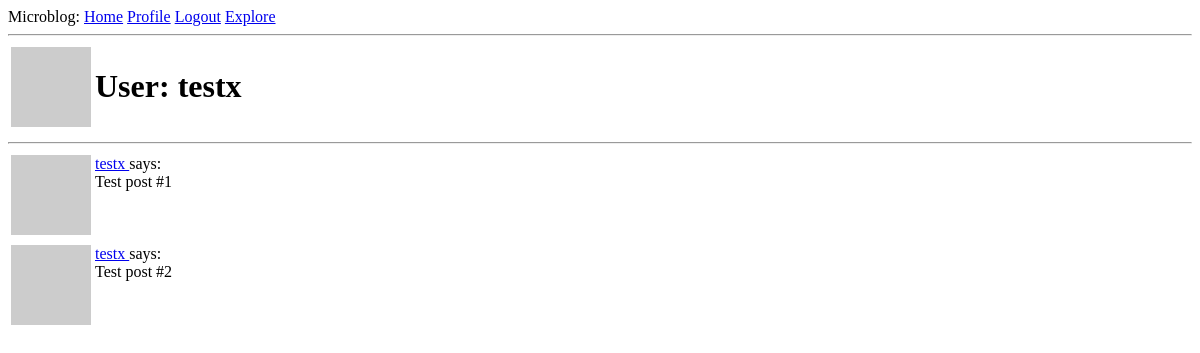
Page /user/testx (signed in) on the earlier database version.
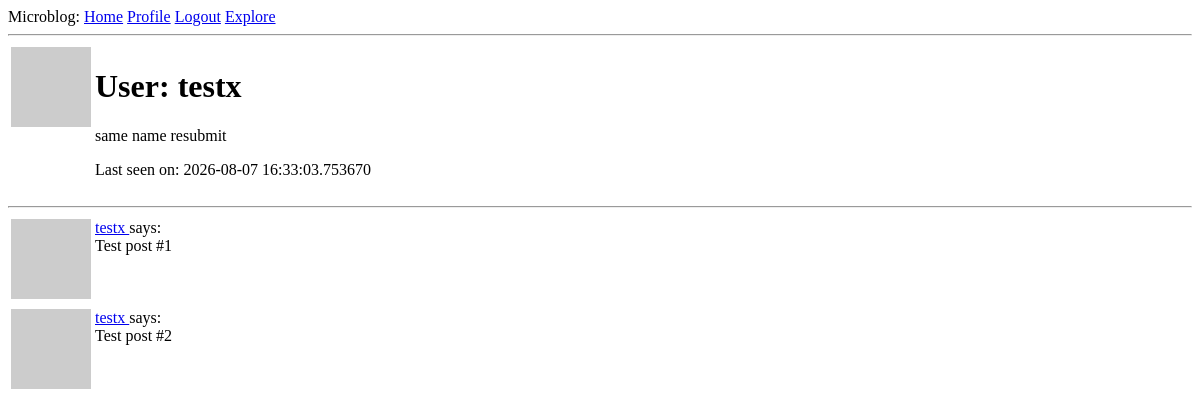
Same page on the later database version.
### app/models.py (models this page shows, shortened)
class User(UserMixin,db.Model):
    id: so.Mapped[int] = so.mapped_column(primary_key=True)
    username: so.Mapped[str] = so.mapped_column (sa.String(64), index=True,
    unique = True)
    email: so.Mapped[str] = so.mapped_column (sa.String(120), index=True,
    unique = True)
    password_hash: so.Mapped[Optional[str]] = so.mapped_column (sa.String(250))
    posts: so.WriteOnlyMapped['Post'] = so.relationship(back_populates='author')
    def avatar(self, size):
        digest = md5(self.email.lower().encode('utf-8')).hexdigest()
        return f'http://www.gravatar.com/avatar/{digest}?d=identicon&s={size}'
    about_me: so.Mapped[Optional[str]] = so.mapped_column(sa.String(140))
    last_seen: so.Mapped[Optional[datetime]] = so.mapped_column(default=lambda: datetime.now(timezone.utc))
    following: so.WriteOnlyMapped['User'] = so.relationship(
        secondary=followers, primaryjoin=(followers.c.follower_id == id),
        secondaryjoin=(followers.c.followed_id == id),
        back_populates='followers')
    followers: so.WriteOnlyMapped['User'] = so.relationship(
        secondary=followers, primaryjoin=(followers.c.followed_id == id),
        secondaryjoin=(followers.c.follower_id == id),
        back_populates='following')

### app/routes.py (the view)
@app.route('/user/<username>') #<> dynamic component added into the decorator so the URL accepts any text in its place
@login_required
def user(username):
    user = db.first_or_404(sa.select(User).where(User.username == username)) #db.first_or_404 is a version of scalar(s)
    posts = [
        {'author': user, 'body': 'Test post #1'},
        {'author': user, 'body': 'Test post #2'}
    ]
    return render_template('user.html', user=user, posts=posts)

### app/models.py (called while the page is built)
@login.user_loader
def load_user(id):
    return db.session.get(User, int(id))

### app/routes.py (called while the page is built)
@app.before_request
def before_request():
    if current_user.is_authenticated:
        current_user.last_seen = datetime.now(timezone.utc)
        db.session.commit()

### app/templates/user.html (shortened to what this page needs)
{% extends "base.html" %}
{% block content %}
    <table>
        <tr valign="top">
            <td><img src="{{ user.avatar(128) }}"></td>
            <td>
                <h1>User: {{ user.username }}</h1>
                {% if user.about_me %}<p>{{ user.about_me }}</p>{% endif %}
                {% if user.last_seen %}<p>Last seen on: {{ user.last_seen }}</p>{% endif %}
            </td>
        </tr>
    </table>
    <hr>
    {% for post in posts %}
          {% include '_post.html' %}
    {% endfor %}
{% endblock %}

### app/templates/_post.html
<table>
    <tr valign="top">
        <td> <img src="{{ post.author.avatar(36) }}"></td>
        <td>
            <a href="{{ url_for('user', username=post.author.username) }}">
               {{ post.author.username }}
            </a>
            says:<br>{{ post.body }}
        </td>
    </tr>
</table>

Differences in the rows shown:
changed User "testx": about_me (not shown) → "same name resubmit"; last_seen (not shown) → "2026-08-07 16:33:03.753670"
Other differences:
text now shown: "Last seen on:"
